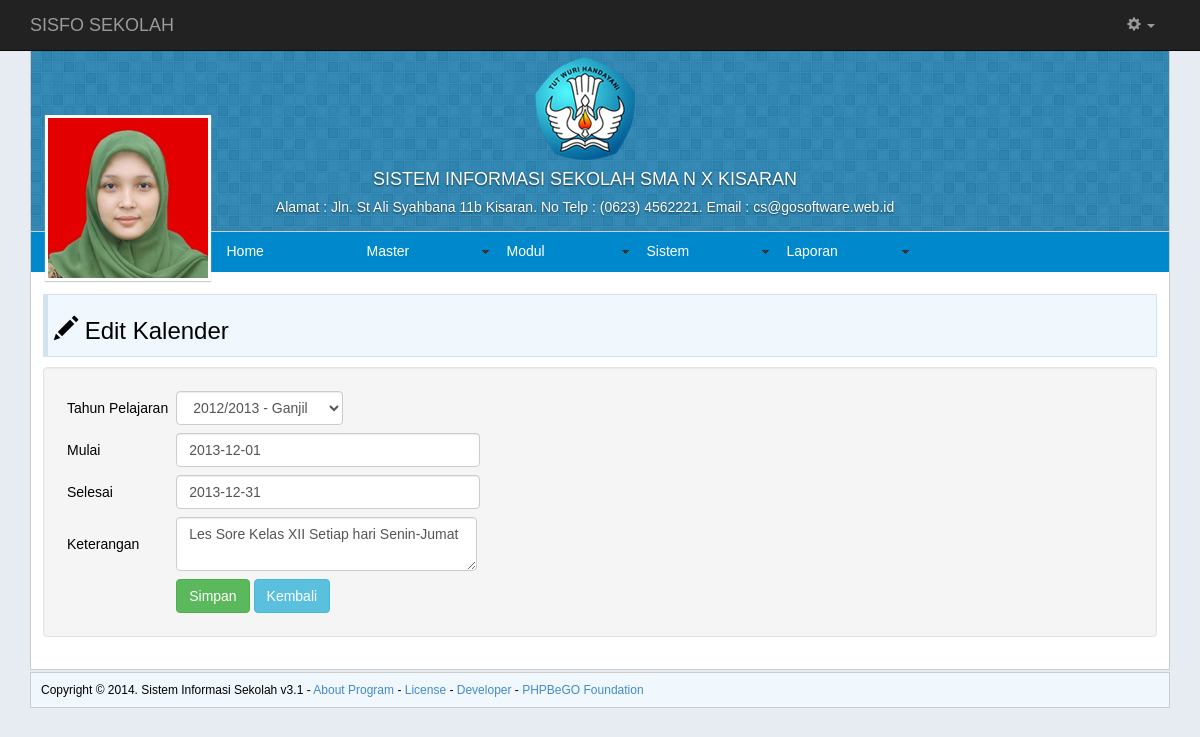
Screenshot of /index.php?page=edit_kal&k_id=1 (signed in) with the database file from the repository.
### tables this page shows
CREATE TABLE IF NOT EXISTS `photo` (
`p_id` int(11) NOT NULL,
  `p_uname` varchar(100) NOT NULL,
  `p_image_small` varchar(100) NOT NULL,
  `p_image_middle` varchar(100) NOT NULL,
  `p_image_default` varchar(100) NOT NULL,
  `p_tgl` timestamp NOT NULL DEFAULT CURRENT_TIMESTAMP,
  `p_profil` enum('Y','N') NOT NULL DEFAULT 'N'
);

CREATE TABLE IF NOT EXISTS `kalender` (
`k_id` int(6) NOT NULL,
  `k_t_id` int(3) NOT NULL,
  `k_mulai` date NOT NULL,
  `k_selesai` date NOT NULL,
  `k_ket` text NOT NULL
);

CREATE TABLE IF NOT EXISTS `tahun` (
`t_id` int(3) NOT NULL,
  `t_nm` varchar(15) NOT NULL,
  `t_jn` varchar(15) NOT NULL,
  `t_nonaktif` enum('Y','N') NOT NULL DEFAULT 'N'
);

### Inc/fungsi.php (called while the page is built, shortened)
<?php
if (!function_exists("GetSQLValueString")) {
function GetSQLValueString($theValue, $theType, $theDefinedValue = "", $theNotDefinedValue = "")
{
  $theValue = get_magic_quotes_gpc() ? stripslashes($theValue) : $theValue;
  $theValue = function_exists("mysql_real_escape_string") ? mysql_real_escape_string($theValue) : mysql_escape_string($theValue);
  switch ($theType) {
    case "long":
    case "int":
      $theValue = ($theValue != "") ? intval($theValue) : "NULL";
      break;
  }
  return $theValue;
}
}

### edit_kal.php (the view, shortened to what this page needs)
<?php
$editFormAction = $_SERVER['PHP_SELF'];
if (isset($_SERVER['QUERY_STRING'])) {
  $editFormAction .= "?" . htmlentities($_SERVER['QUERY_STRING']);
}
$colname_rec_edit_kal = "-1";
if (isset($_GET['k_id'])) {
  $colname_rec_edit_kal = $_GET['k_id'];
}
$query_rec_edit_kal = sprintf("SELECT * FROM kalender WHERE k_id = %s", GetSQLValueString($colname_rec_edit_kal, "int"));
$rec_edit_kal = mysql_query($query_rec_edit_kal, $koneksi) or die(mysql_error());
$row_rec_edit_kal = mysql_fetch_assoc($rec_edit_kal);
$query_rec_list_tahun = "SELECT * FROM tahun";
$rec_list_tahun = mysql_query($query_rec_list_tahun, $koneksi) or die(mysql_error());
$row_rec_list_tahun = mysql_fetch_assoc($rec_list_tahun);
?>
<div class="judul">
<h3><span class="glyphicon glyphicon-pencil"></span> Edit Kalender</h3>
</div>
<form class="well" method="post" name="form1" action="<?php echo $editFormAction; ?>">
    <table class="table-form">
    <tr>
      <td>Tahun Pelajaran</td>
      <td><select class="form-control" name="k_t_id" id="k_t_id">
        <?php
do {
?>
        <option value="<?php echo $row_rec_list_tahun['t_id']?>"<?php if (!(strcmp($row_rec_list_tahun['t_id'], $row_rec_edit_kal['k_t_id']))) {echo "selected=\"selected\"";} ?>><?php echo $row_rec_list_tahun['t_nm']?> - <?php echo $row_rec_list_tahun['t_jn']?></option>
        <?php
} while ($row_rec_list_tahun = mysql_fetch_assoc($rec_list_tahun));
?>
      </select></td>
    </tr>
    <tr>
      <td>Mulai</td>
      <td><input class="form-control" type="text" name="k_mulai" value="<?php echo htmlentities($row_rec_edit_kal['k_mulai'], ENT_COMPAT, 'utf-8'); ?>" size="32" placeholder="Tanggal Mulai"></td>
    </tr>
    <tr>
      <td>Selesai</td>
      <td><input class="form-control" type="text" name="k_selesai" value="<?php echo htmlentities($row_rec_edit_kal['k_selesai'], ENT_COMPAT, 'utf-8'); ?>" size="32" placeholder="Tanggal Selesai"></td>
    </tr>
    <tr>
      <td>Keterangan</td>
      <td><textarea class="form-control" name="k_ket" cols="32"><?php echo htmlentities($row_rec_edit_kal['k_ket'], ENT_COMPAT, 'utf-8'); ?></textarea></td>
    </tr>
    <tr>
      <td>&nbsp;</td>
      <td><input class="btn btn-success" type="submit" value="Simpan">
      <input class="btn btn-info" type="button" name="button" id="button" value="Kembali" onClick="location='?page=tampil_kal'"/></td>
    </tr>
  </table>
</form>

### index.php (shortened to what this page needs)
<?php
require ("Inc/fungsi.php");
$showAvatar = mysql_query("SELECT * FROM photo WHERE p_uname='".$_SESSION['MM_Username']."' ORDER BY p_id DESC") or die(mysql_error());
$detailAvatar = mysql_fetch_assoc($showAvatar);
if (mysql_num_rows($showAvatar) == 0) {
    $createAvatar = "Photo/no-photo.jpg";
}
else {
    $middleAvatar = $detailAvatar['p_image_middle'];
    $createAvatar = "Photo/100/".$middleAvatar;
    }
?>
<!DOCTYPE>
<html lang="en">
    <head>
        <link href="Asset/css/style.css" rel="stylesheet" type="text/css" />
        <link href="Asset/css/bootstrap.css" rel="stylesheet" type="text/css" />
        <link href="SpryAssets/SpryMenuBarHorizontal.css" rel="stylesheet" type="text/css" />
        <link href="SpryAssets/SpryValidationTextField.css" rel="stylesheet" type="text/css" />
    </head>
    <body>
        <div class="navbar navbar-inverse navbar-fixed-top" role="navigation">
            <div class="container">
                <div class="navbar-header">
                    <a class="navbar-brand" href="index.php">SISFO SEKOLAH</a>
                </div>
                <div class="navbar-collapse collapse">
                    <ul class="nav navbar-nav navbar-right">
                        <li><a href="?page=tampil_ugeneral"><strong><?php echo $_SESSION['nama']; ?></strong></a></li>
                        <li class="dropdown">
                            <a href="#" class="dropdown-toggle" data-toggle="dropdown"><span class="glyphicon glyphicon-cog"></span> <b class="caret"></b></a>
                        </li>
                    </ul>
                </div>
            </div>
        </div>
        <div class="space"></div>
        <div class="container">
            <div class="main-layout">
                <div class="main-header">
                    <div class="title-layout">
                        <img src="Asset/images/logo.png" />
                        <h4>SISTEM INFORMASI SEKOLAH SMA N X KISARAN</h4>
                        <h5>Alamat : Jln. St Ali Syahbana 11b Kisaran. No Telp : (0623) 4562221. Email : cs@gosoftware.web.id</h5>
                    </div>
                    <div class="cover-avatar">
                        <a href="?page=tampil_uprofil"><img src="<?php echo $createAvatar; ?>"></a>
                    </div>
                </div>
                <div class="main-menu">
                    <ul id="MenuBar1" class="MenuBarHorizontal">
                        <li><a href="index.php">Home</a></li>
                        <?php if ($_SESSION['Level'] == 'admin') { ?>
                            <li><a href="#" class="MenuBarItemSubmenu">Master</a>
                            </li>
                            <li><a class="MenuBarItemSubmenu" href="#">Modul</a>
                            </li>
                            <li><a href="#" class="MenuBarItemSubmenu">Sistem</a>
                            </li>
                            <li><a href="#" class="MenuBarItemSubmenu">Laporan</a>
                            </li>
                        <?php } else if ($_SESSION['Level'] == 'guru') { ?>
                            <li><a href="#" class="MenuBarItemSubmenu">Master</a>
                                <ul>
                                    <li><a href="index.php?page=tampil_nilai">Nilai</a></li>
                                </ul>
                            </li>
                            <li><a href="#" class="MenuBarItemSubmenu">Laporan</a>
                                <ul>
                                    <li><a href="index.php?page=lap_absensi">Absensi</a></li>
                                    <li><a href="index.php?page=lap_nilai">Nilai</a></li>
                                </ul>
                            </li>
                        <?php } ?>
                    </ul>
                </div>
                <div class="main-konten">
                    <?php
                    if (isset($_GET["page"]) && $_GET["page"] != "home") {
                        if (file_exists(htmlentities($_GET["page"]) . ".php")) {
                            include(htmlentities($_GET["page"]) . ".php");
                        } else {
                            include("404.php");
                        }
                    } else {
                        include("home.php");
                    }
                    ?>
                </div>
            </div>
            <div class="footer-layout">
                Copyright &copy; 2014. Sistem Informasi Sekolah v3.1 -
                <a href="#">About Program</a> -
                <a href="#">License</a>  -
                <a href="#">Developer</a> -
                <a href="http://phpbego.wordpress.com" target="_blank">PHPBeGO Foundation </a>
            </div>
        </div>
    </body>
</html>

### Asset/css/style.css (style rules this page uses)
body { margin: 0; background-color:#e7ebf2; font-family: 'lucida grande',tahoma,verdana,arial,sans-serif; font-size: 14px; }
.space { height: 50px; }
.title-layout { color: #ffffff; text-align: center; margin-right: 30px; text-shadow: 0 1px 2px rgba(0, 0, 0, 0.6); }
table { font-family: 'lucida grande',tahoma,verdana,arial,sans-serif; font-size: 14px; }
.table-form td { padding: 4px; }
.main-layout { background-color:#ffffff; border: 1px solid #CCC; }
.main-header { background-image: url(../../Asset/images/hero.png); background-color: #026fa6; border-bottom: 1px solid #CCC; padding: 6px; }
.main-menu { background-color: #0088cc; padding-left: 185px; }
.main-konten { padding: 12px; }
.judul { margin: 10px 0; padding: 0 6px 1px 6px; border: 1px solid #d0e3f0; border-left: 5px solid #d0e3f0; background-color: #f0f7fd; }
.cover-avatar { float: left; background: #fff; padding: 3px; position: absolute; margin-top: -110px; margin-left: 8px; box-shadow: 0px 1px 1px #CCC; width: 166px; cursor: pointer; }
.cover-avatar > a > img { width: 160px; height: 160px; }
.footer-layout { margin: 2px auto; padding: 10px; border: 1px solid #CCC; background-color: #f0f7fd; font-size: 12px; }

### SpryAssets/SpryMenuBarHorizontal.css (style rules this page uses)
ul.MenuBarHorizontal { margin: 0; padding: 0; list-style-type: none; font-size: 100%; cursor: default; width: auto; height: 40px; }
ul.MenuBarHorizontal li { margin: 0; padding: 0; list-style-type: none; font-size: 100%; position: relative; text-align: left; cursor: pointer; width: 10em; float: left; }
ul.MenuBarHorizontal a { display: block; cursor: pointer; background-color: #0088cc; padding: 0.75em 0.75em; color: #fff; text-decoration: none; height: 40px; }
ul.MenuBarHorizontal a.MenuBarItemSubmenu { background-image: url(SpryMenuBarDown.gif); background-repeat: no-repeat; background-position: 95% 50%; }

### rows the page displays
photo: p_image_middle (picture)
kalender: k_t_id "2012/2013 - Ganjil", k_mulai "2013-12-01", k_selesai "2013-12-31", k_ket "Les Sore Kelas XII Setiap hari Senin-Jumat"
